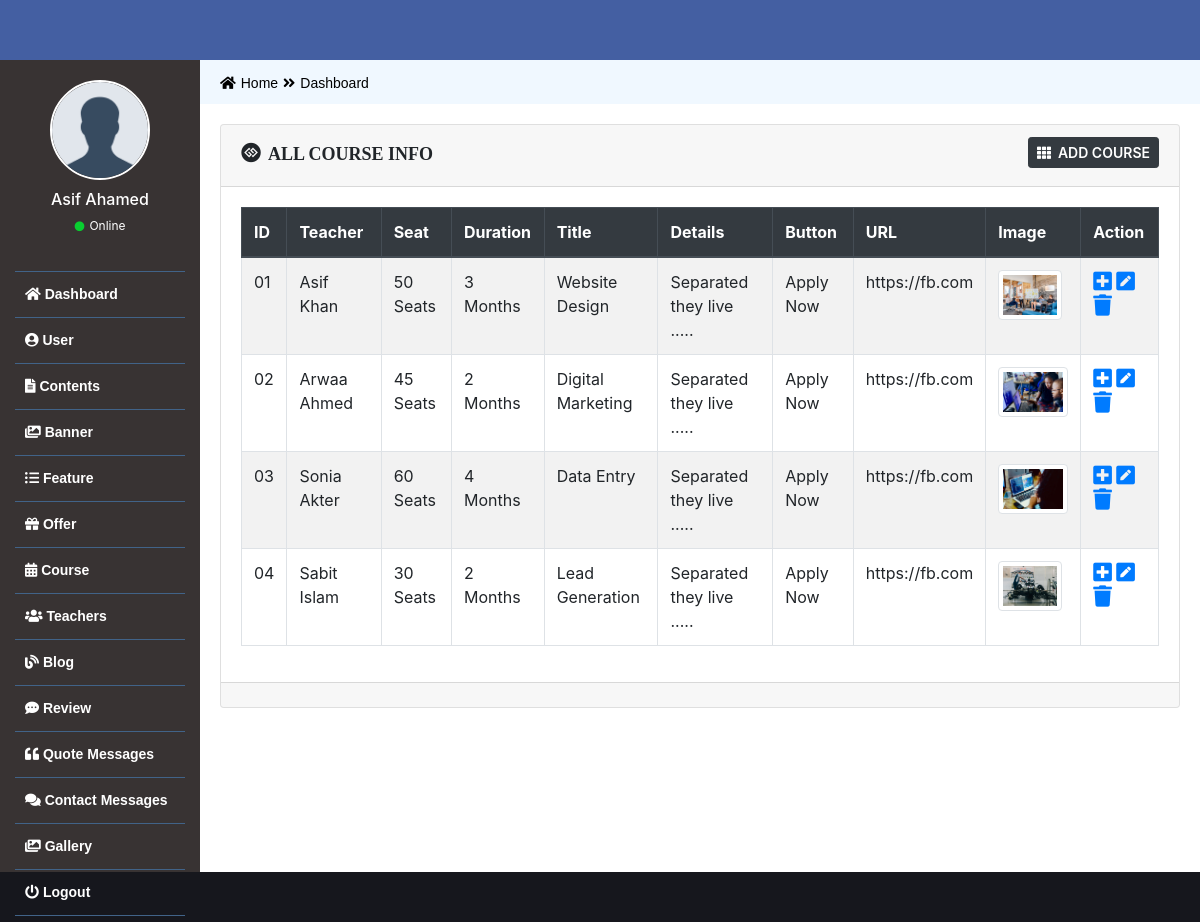
Page /Admin/all-course.php (signed in) on the committed database.
### tables this page shows
CREATE TABLE `as_course` (
  `course_id` int(11) NOT NULL,
  `course_teacher` varchar(50) NOT NULL,
  `course_seat` varchar(30) NOT NULL,
  `course_duration` varchar(30) NOT NULL,
  `course_title` varchar(50) NOT NULL,
  `course_details` text NOT NULL,
  `course_btn` varchar(30) NOT NULL,
  `course_btn_url` varchar(50) NOT NULL,
  `course_banner` varchar(50) NOT NULL
);

### Admin/all-course.php (the view, shortened to what this page needs)
<?php
    require_once('functions/function.php');
    if($_SESSION['role']==1 || $_SESSION['role']==2 ){
?>
<div class="col-md-12 main_content">
    <form action="">
        <div class="card">
            <div class="card-header">
                <div class="row">
                    <div class="col-md-8">
                        <h4 class="card_header_title"><i class="fab fa-gg-circle"></i>All Course Info</h4>
                    </div>
                    <div class="col-md-4 text-right">
                        <?php if($_SESSION['role']==1){ ?>
                        <a href="add-course.php" class="btn btn-sm btn-dark card_top_btn"><i class="fa fa-th"></i>Add Course</a>
                        <?php } ?>
                    </div>
                </div>
            </div>
            <div class="card-body">
                <table class="table table-bordered table-striped table-hover custom_table">
                    <thead class="thead-dark">
                        <tr>
                            <th scope="col">ID</th>
                            <th scope="col">Teacher</th>
                            <th scope="col">Seat</th>
                            <th scope="col">Duration</th>
                            <th scope="col">Title</th>
                            <th scope="col">Details</th>
                            <th scope="col">Button</th>
                            <th scope="col">URL</th>
                            <th scope="col">Image</th>
                            <th scope="col">Action</th>
                        </tr>
                    </thead>
                    <tbody>
                    <?php
                    $i = 1;
                    $sel = "SELECT * FROM as_course ORDER BY course_id ASC";
                    $Query = mysqli_query($con,$sel);
                    while($data = mysqli_fetch_assoc($Query)){
                    ?>
                        <tr>
                            <td><?php
                                $check = $i++;
                                if($check<10){
                                    echo "0". $check;
                                }else{
                                    echo $check;
                                }
                            ?></td>
                            <td><?= $data['course_teacher']; ?></td>
                            <td><?= $data['course_seat']; ?></td>
                            <td><?= $data['course_duration']; ?></td>
                            <td><?= $data['course_title']; ?></td>
                            <td><?= substr($data['course_details'], 0, 20); ?>.....</td>
                            <td><?= $data['course_btn']; ?></td>
                            <td><?= $data['course_btn_url']; ?></td>
                            <td>
                                <?php if($data['course_banner'] != ''){ ?>
                                <img src="uploads/course/<?= $data['course_banner']; ?>" class="img-thumbnail" style="height: 50px; max-width: 80px;" alt="">
                                <?php }else{ ?>
                                    <img src="images/avatar.png" class="img-thumbnail" style="height: 50px; max-width: 80px;" alt="">
                                <?php } ?>
                            </td>
                            <td>
                                <a href="view-course.php?v=<?php echo $data['course_id']; ?>"><i class="fa fa-plus-square fa-lg"></i></a>
                                <?php if($_SESSION['role']==1){ ?>
                                <a href="edit-course.php?e=<?= $data['course_id'] ?>"><i class="fas fa-pen-square fa-lg"></i></a>
                                <a href="delete-course.php?d=<?= $data['course_id'] ?>"><i class="fa fa-trash fa-lg"></i></a>
                                <?php } ?>
                            </td>
                        </tr>
                        <?php } ?>
                    </tbody>
                </table>
            </div>
            <div class="card-footer text-center">
            </div>
        </div>
    </form>
</div>
<?php
    }else{
        header('Location: index.php');
    }
?>

### Admin/css/style.css (style rules this page uses)
* { margin: 0; padding: 0; outline: 0; }
img { vertical-align: middle; }
a { text-decoration: none; }
.main_content { padding: 20px; font-size: 16px; }
.card_header_title { font-size: 18px; font-weight: bold; margin-top: 6px; font-family: verdana; text-transform: uppercase; line-height: -4px; }
.card_header_title i { padding-right: 7px; font-size: 20px; }
.card_top_btn i { padding-right: 7px; }
.card_top_btn { font-size: 14px; font-weight: 600; text-transform: uppercase; }

### rows in the picture
as_course: check "1", course_teacher "Asif Khan", course_seat "50 Seats", course_duration "3 Months", course_title "Website Design", course_details "Separated they live", course_btn "Apply Now", course_btn_url "https://fb.com", course_banner (picture)
as_course: check "2", course_teacher "Arwaa Ahmed", course_seat "45 Seats", course_duration "2 Months", course_title "Digital Marketing", course_details "Separated they live", course_btn "Apply Now", course_btn_url "https://fb.com", course_banner (picture)
as_course: check "3", course_teacher "Sonia Akter", course_seat "60 Seats", course_duration "4 Months", course_title "Data Entry", course_details "Separated they live", course_btn "Apply Now", course_btn_url "https://fb.com", course_banner (picture)
as_course: check "4", course_teacher "Sabit Islam", course_seat "30 Seats", course_duration "2 Months", course_title "Lead Generation", course_details "Separated they live", course_btn "Apply Now", course_btn_url "https://fb.com", course_banner (picture)

### other values in the picture
$_SESSION['name'] "Asif Ahamed"
